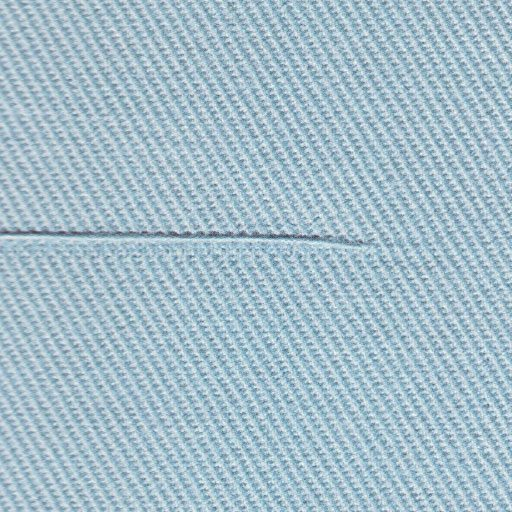
#> input picture ProjectPart3/rawimage/0076.jpg, 512 x 512 px, found by its file name
$ jupyter execute Part3-ControlCharts.ipynb
#> lines starting #> are read from the running program, lines starting #| are printed output that depends on the picture; after the words box and inside, x2 and y2 are one past the last pixel; in counts of white or black regions, pixels touching at a corner belong together
#### Import the Image and Turn it into Gray Scale

[cell 1]
import numpy as np
import matplotlib.pyplot as plt
import cv2

# Define the image_path to get the image
image_path = "C:/Users/ASUS/Desktop/423-part3/0076.jpg"

# Turn the image into grayscale and form a matrix of pixel values
original_data= cv2.imread(image_path, cv2.IMREAD_GRAYSCALE)
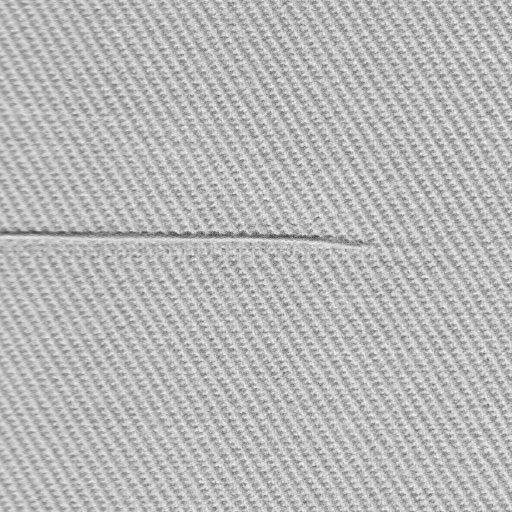
#> original_data: shape (512, 512); min 65, max 255, mean 184.3
print(original_data)
#> (printed output is left out)

#### Calculate Control Limits (Row)

[cell 2]
# Function to calculate mean, standard deviation, and control limits for each row
def calculate_control_limits_per_row(data):
    num_rows, num_cols = data.shape
    row_means = np.mean(data, axis=1)
    row_std_devs = np.std(data, axis=1)

    # Calculate control limits for each row
    control_limits = {
        f"Row {i + 1}": {
            "Upper Limit": row_means[i] + 2 * row_std_devs[i],
            "Lower Limit": row_means[i] - 2 * row_std_devs[i]
        } for i in range(num_rows)
    }

    return control_limits

#### Calculate Control Limits (Column)

[cell 3]
# Function to calculate mean, standard deviation, and control limits for each column
def calculate_control_limits_per_column(data):
    num_rows, num_cols = data.shape
    col_means = np.mean(data, axis=0)
    col_std_devs = np.std(data, axis=0)

    # Calculate control limits for each column
    control_limits = {
        f"Column {j + 1}": {
            "Upper Limit": col_means[j] + 2 * col_std_devs[j],
            "Lower Limit": col_means[j] - 2 * col_std_devs[j]
        } for j in range(num_cols)
    }

    return control_limits

#### Find ooc points for rows

[cell 4]
# Function to find out-of-control points for each row
def find_out_of_control_points_per_row(data, control_limits):
    out_of_control_points = {}

    for i, (row, limits) in enumerate(control_limits.items()):
        upper_limit = limits['Upper Limit']
        lower_limit = limits['Lower Limit']

        # Find indices of points outside the control limits for rows
        out_of_control_indices = np.where((data[i, :] > upper_limit) | (data[i, :] < lower_limit))[0]

        # Save the indices for each row
        out_of_control_points[row] = out_of_control_indices

    return out_of_control_points

#### Find ooc points for columns

[cell 5]
# Function to find out-of-control points for each column
def find_out_of_control_points_per_column(data, control_limits):
    out_of_control_points = {}

    for j, (col, limits) in enumerate(control_limits.items()):
        upper_limit = limits['Upper Limit']
        lower_limit = limits['Lower Limit']

        # Find indices of points outside the control limits for columns
        out_of_control_indices = np.where((data[:, j] > upper_limit) | (data[:, j] < lower_limit))[0]

        # Save the indices for each column
        out_of_control_points[col] = out_of_control_indices

    return out_of_control_points

#### Set ooc points to black for rows

[cell 6]
# Function to set out-of-control points to black for rows
def set_out_of_control_points_to_black_per_row(data, out_of_control_points):
    modified_data = np.copy(data)

    for row, indices in out_of_control_points.items():
        row_index = int(row.split()[1]) - 1
        modified_data[row_index, indices] = 0

    return modified_data

#### Set ooc points to black for columns

[cell 7]
# Function to set out-of-control points to black for columns
def set_out_of_control_points_to_black_per_column(data, out_of_control_points):
    modified_data = np.copy(data)

    for col, indices in out_of_control_points.items():
        col_index = int(col.split()[1]) - 1
        modified_data[indices, col_index] = 0

    return modified_data

[cell 8]
# Call the function to get the modified data for rows
control_limits_per_row = calculate_control_limits_per_row(original_data)
#> in calculate_control_limits_per_row, `row_means = np.mean(data, axis=1)`: row_means = 512 values, max 193.7 at index 240, min 150.8 at index 235, mean 184.3
#> in calculate_control_limits_per_row, `row_std_devs = np.std(data, axis=1)`: row_std_devs = 512 values, max 41.83 at index 232, min 16.33 at index 248, mean 23.14
#> in calculate_control_limits_per_row, `control_limits = { f"Row {i + 1}": { "Upper Limit": row_means[i] + 2 *..`: control_limits = 512 items
#> control_limits_per_row = 512 items
out_of_control_points_per_row = find_out_of_control_points_per_row(original_data, control_limits_per_row)
#> the loop in find_out_of_control_points_per_row, `for i, (row, limits) in enumerate(control_limits.items()):` made 512 passes
#> (row, upper_limit, lower_limit) on passes 1, 3, 4: ('Row 1', 228, 147.6), ('Row 3', 224.8, 131.2), ('Row 4', 226.7, 129.8)
#> out_of_control_points_per_row = 512 items
modified_data_per_row = set_out_of_control_points_to_black_per_row(original_data, out_of_control_points_per_row)
#> the loop in set_out_of_control_points_to_black_per_row, `for row, indices in out_of_control_points.items():` made 512 passes
#> row on passes 1, 3, 4: 'Row 1', 'Row 3', 'Row 4'
#> after the loop in set_out_of_control_points_to_black_per_row, `for row, indices in out_of_control_points.items():`:
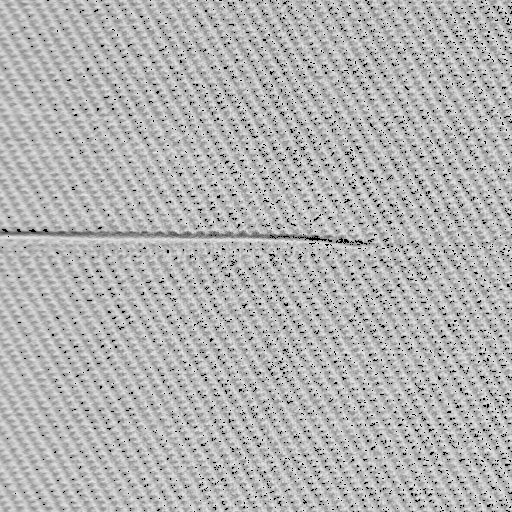
#> modified_data: shape (512, 512); 3.07% of pixels changed, all inside (x1, y1, x2, y2) = (2, 0, 512, 512)

[cell 9]
# Call the function to get the modified data for columns
control_limits_per_column = calculate_control_limits_per_column(original_data)
#> in calculate_control_limits_per_column, `col_means = np.mean(data, axis=0)`: col_means = 512 values, max 189.5 at index 465, min 179.4 at index 225, mean 184.3
#> in calculate_control_limits_per_column, `col_std_devs = np.std(data, axis=0)`: col_std_devs = 512 values, max 28.03 at index 215, min 18.49 at index 9, mean 23.57
#> in calculate_control_limits_per_column, `control_limits = { f"Column {j + 1}": { "Upper Limit": col_means[j] + ..`: control_limits = 512 items
#> control_limits_per_column = 512 items
out_of_control_points_per_column = find_out_of_control_points_per_column(original_data, control_limits_per_column)
#> the loop in find_out_of_control_points_per_column, `for j, (col, limits) in enumerate(control_limits.items()):` made 512 passes
#> (col, upper_limit, lower_limit, out_of_control_indices) on passes 1, 4, 5: ('Column 1', 221.5, 147.3, [77, 80, 157, 180, 231, 232, 233, 234, 250, 254]), ('Column 4', 222.3, 146.2, [125, 228, 229, 230, 231, 232, 233, 234, 433]), ('Column 5', 224.5, 144.6, [68, 69, 116, 139, 229, 230, 231, 232, 233, 234, 345])
#> out_of_control_points_per_column = 512 items
modified_data_per_column = set_out_of_control_points_to_black_per_column(original_data, out_of_control_points_per_column)
#> the loop in set_out_of_control_points_to_black_per_column, `for col, indices in out_of_control_points.items():` made 512 passes
#> (col, indices) on passes 1, 4, 5: ('Column 1', [77, 80, 157, 180, 231, 232, 233, 234, 250, 254]), ('Column 4', [125, 228, 229, 230, 231, 232, 233, 234, 433]), ('Column 5', [68, 69, 116, 139, 229, 230, 231, 232, 233, 234, 345])
#> after the loop in set_out_of_control_points_to_black_per_column, `for col, indices in out_of_control_points.items():`:
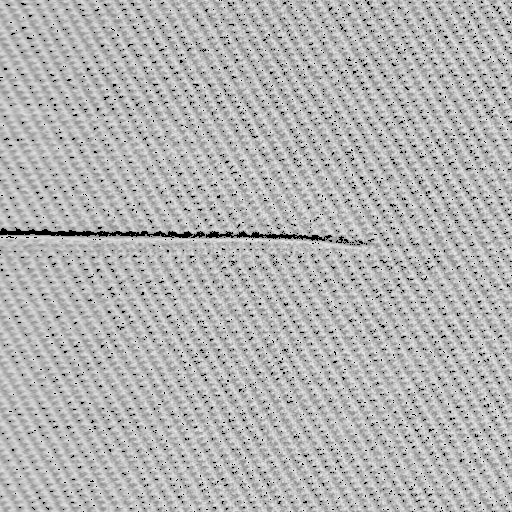
#> modified_data: shape (512, 512); 2.87% of pixels changed, all inside (x1, y1, x2, y2) = (0, 0, 512, 512)

#### Plot the datasets

[cell 10]
plt.figure(figsize=(18, 6))

plt.subplot(1, 3, 1)
plt.imshow(original_data, cmap='gray', vmin=0, vmax=255)
plt.title("Orijinal Veri")

plt.subplot(1, 3, 2)
plt.imshow(modified_data_per_row, cmap='gray', vmin=0, vmax=255)
plt.title("Değiştirilmiş Veri (Row)")

plt.subplot(1, 3, 3)
plt.imshow(modified_data_per_column, cmap='gray', vmin=0, vmax=255)
plt.title("Değiştirilmiş Veri (Column)")

plt.show()
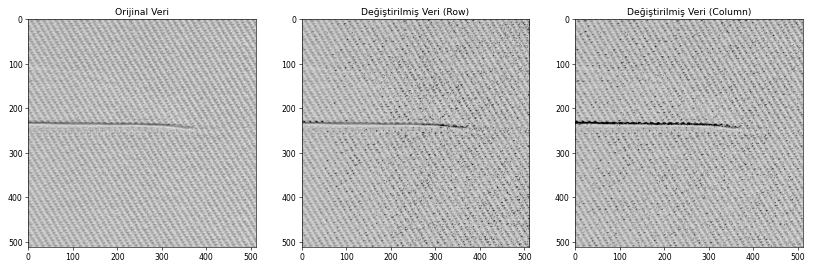
#> figure drawn by matplotlib, 3 panels

$ run again, with ProjectPart3/rawimage/0002.jpg copied over ProjectPart3/rawimage/0076.jpg
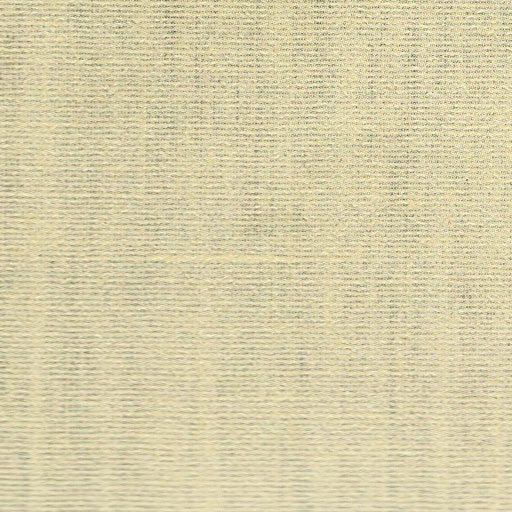
#> input picture ProjectPart3/rawimage/0002.jpg, 512 x 512 px, found by its file name
#> (printed output is left out)
#> row_means = 512 values, max 217.5 at index 446, min 189.7 at index 102, mean 205
#> row_std_devs = 512 values, max 26.81 at index 23, min 7.38 at index 488, mean 16.3
#> in calculate_control_limits_per_row, `control_limits = { f"Row {i + 1}": { "Upper Limit": row_means[i] + 2 *..`: control_limits = 512 items
#> the loop in find_out_of_control_points_per_row, `for i, (row, limits) in enumerate(control_limits.items()):` made 512 passes
#> (row, upper_limit, lower_limit) on passes 1 to 3: ('Row 1', 245.3, 145.3), ('Row 2', 241.5, 152.4), ('Row 3', 248.7, 159.8)
#> the loop in set_out_of_control_points_to_black_per_row, `for row, indices in out_of_control_points.items():` made 512 passes
#> row on passes 1 to 3: 'Row 1', 'Row 2', 'Row 3'
#> after the loop in set_out_of_control_points_to_black_per_row, `for row, indices in out_of_control_points.items():`:
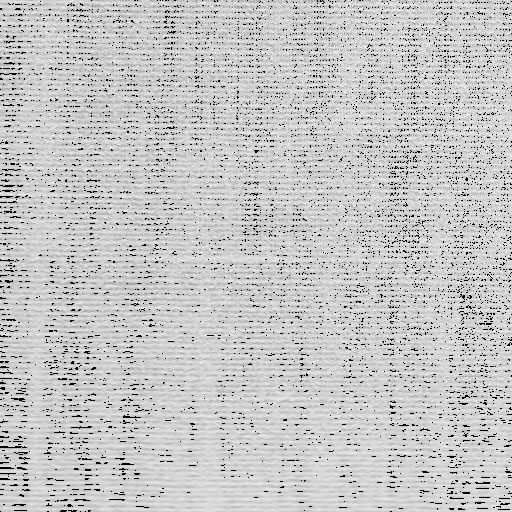
#> modified_data: shape (512, 512); min 0, max 250, mean 196.8
#> col_means = 512 values, max 212.4 at index 498, min 197.6 at index 91, mean 205
#> col_std_devs = 512 values, max 25.8 at index 414, min 11.94 at index 35, mean 17.48
#> in calculate_control_limits_per_column, `control_limits = { f"Column {j + 1}": { "Upper Limit": col_means[j] + ..`: control_limits = 512 items
#> the loop in find_out_of_control_points_per_column, `for j, (col, limits) in enumerate(control_limits.items()):` made 512 passes
#> (col, upper_limit, lower_limit) on passes 1 to 3: ('Column 1', 237.3, 161.7), ('Column 2', 234.1, 166.5), ('Column 3', 235, 167.3)
#> the loop in set_out_of_control_points_to_black_per_column, `for col, indices in out_of_control_points.items():` made 512 passes
#> `plt.show()`:
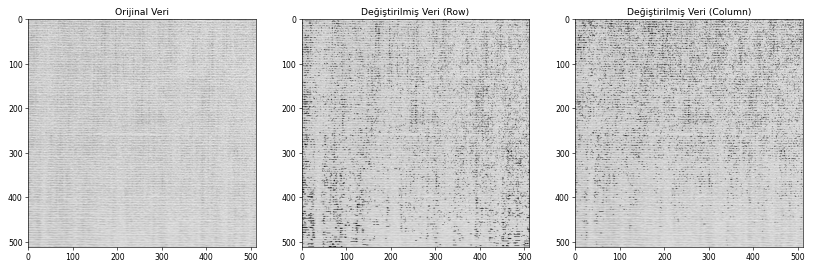
#> figure drawn by matplotlib, 3 panels

$ run again, with ProjectPart3/rawimage/0005.jpg copied over ProjectPart3/rawimage/0076.jpg
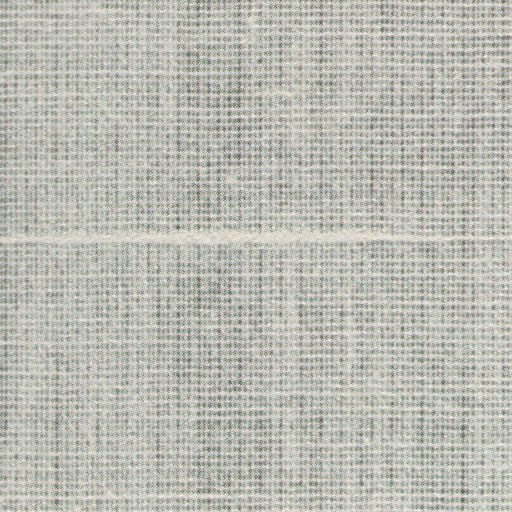
#> input picture ProjectPart3/rawimage/0005.jpg, 512 x 512 px, found by its file name
#> (printed output is left out)
#> row_means = 512 values, max 215.5 at index 237, min 165.9 at index 156, mean 185.8
#> row_std_devs = 512 values, max 27.41 at index 501, min 10.5 at index 237, mean 22.18
#> in calculate_control_limits_per_row, `control_limits = { f"Row {i + 1}": { "Upper Limit": row_means[i] + 2 *..`: control_limits = 512 items
#> the loop in find_out_of_control_points_per_row, `for i, (row, limits) in enumerate(control_limits.items()):` made 512 passes
#> (row, upper_limit, lower_limit) on passes 1 to 3: ('Row 1', 218.5, 121.1), ('Row 2', 229.1, 122.1), ('Row 3', 235.1, 142.1)
#> the loop in set_out_of_control_points_to_black_per_row, `for row, indices in out_of_control_points.items():` made 512 passes
#> row on passes 1 to 3: 'Row 1', 'Row 2', 'Row 3'
#> after the loop in set_out_of_control_points_to_black_per_row, `for row, indices in out_of_control_points.items():`:
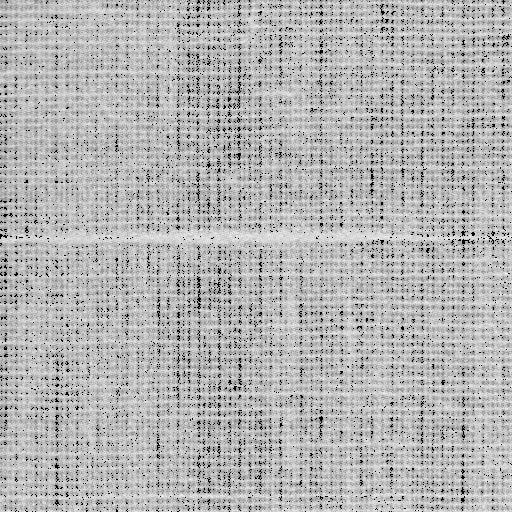
#> modified_data: shape (512, 512); min 0, max 244, mean 179.4
#> col_means = 512 values, max 205.6 at index 348, min 155.9 at index 239, mean 185.8
#> col_std_devs = 512 values, max 34.86 at index 239, min 13.39 at index 64, mean 21.77
#> in calculate_control_limits_per_column, `control_limits = { f"Column {j + 1}": { "Upper Limit": col_means[j] + ..`: control_limits = 512 items
#> the loop in find_out_of_control_points_per_column, `for j, (col, limits) in enumerate(control_limits.items()):` made 512 passes
#> (col, upper_limit, lower_limit) on passes 1 to 3: ('Column 1', 222.6, 130.4), ('Column 2', 216.5, 124), ('Column 3', 219, 138.5)
#> the loop in set_out_of_control_points_to_black_per_column, `for col, indices in out_of_control_points.items():` made 512 passes
#> `plt.show()`:
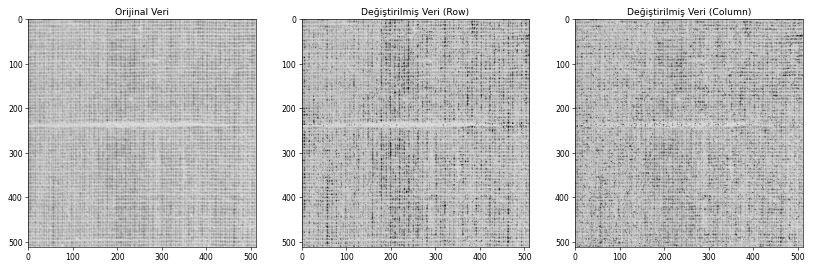
#> figure drawn by matplotlib, 3 panels

$ run again, with ProjectPart3/rawimage/0006.jpg copied over ProjectPart3/rawimage/0076.jpg
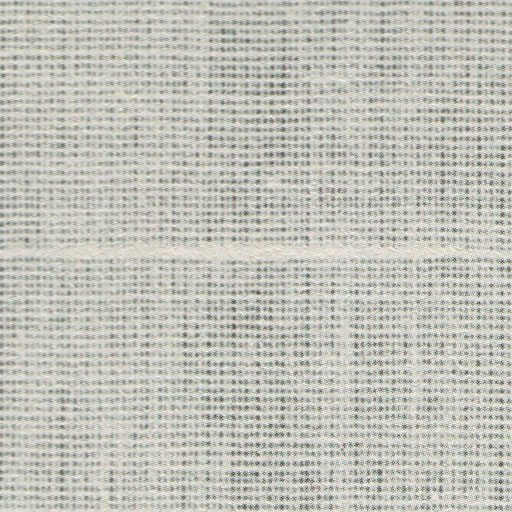
#> input picture ProjectPart3/rawimage/0006.jpg, 512 x 512 px, found by its file name
#> (printed output is left out)
#> row_means = 512 values, max 218.5 at index 251, min 168.8 at index 119, mean 192.9
#> row_std_devs = 512 values, max 34.61 at index 497, min 6.27 at index 8, mean 20.79
#> in calculate_control_limits_per_row, `control_limits = { f"Row {i + 1}": { "Upper Limit": row_means[i] + 2 *..`: control_limits = 512 items
#> the loop in find_out_of_control_points_per_row, `for i, (row, limits) in enumerate(control_limits.items()):` made 512 passes
#> (row, upper_limit, lower_limit) on passes 1 to 3: ('Row 1', 222.5, 188.3), ('Row 2', 223.9, 165), ('Row 3', 219, 138.4)
#> the loop in set_out_of_control_points_to_black_per_row, `for row, indices in out_of_control_points.items():` made 512 passes
#> row on passes 1 to 3: 'Row 1', 'Row 2', 'Row 3'
#> after the loop in set_out_of_control_points_to_black_per_row, `for row, indices in out_of_control_points.items():`:
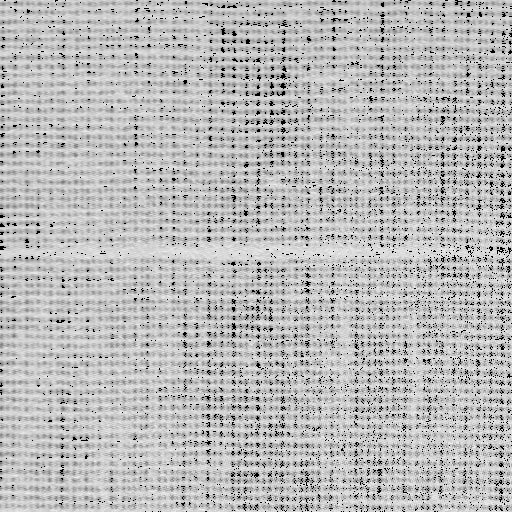
#> modified_data: shape (512, 512); min 0, max 249, mean 185.7
#> col_means = 512 values, max 208.3 at index 414, min 167.2 at index 233, mean 192.9
#> col_std_devs = 512 values, max 40.53 at index 502, min 12.47 at index 157, mean 24.17
#> in calculate_control_limits_per_column, `control_limits = { f"Column {j + 1}": { "Upper Limit": col_means[j] + ..`: control_limits = 512 items
#> the loop in find_out_of_control_points_per_column, `for j, (col, limits) in enumerate(control_limits.items()):` made 512 passes
#> (col, upper_limit, lower_limit) on passes 1, 4, 5: ('Column 1', 237.9, 122.2), ('Column 4', 237.3, 134.4), ('Column 5', 234.7, 152.7)
#> the loop in set_out_of_control_points_to_black_per_column, `for col, indices in out_of_control_points.items():` made 512 passes
#> col on passes 1, 4, 5: 'Column 1', 'Column 4', 'Column 5'
#> `plt.show()`:
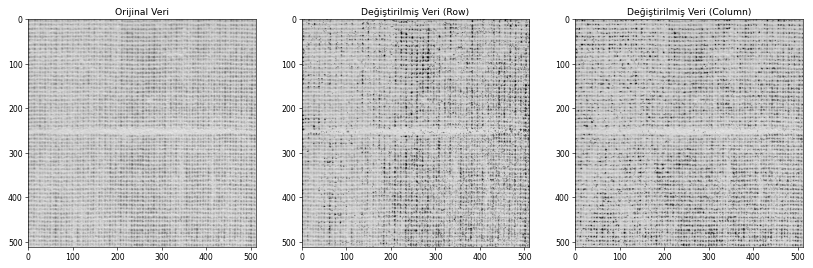
#> figure drawn by matplotlib, 3 panels
